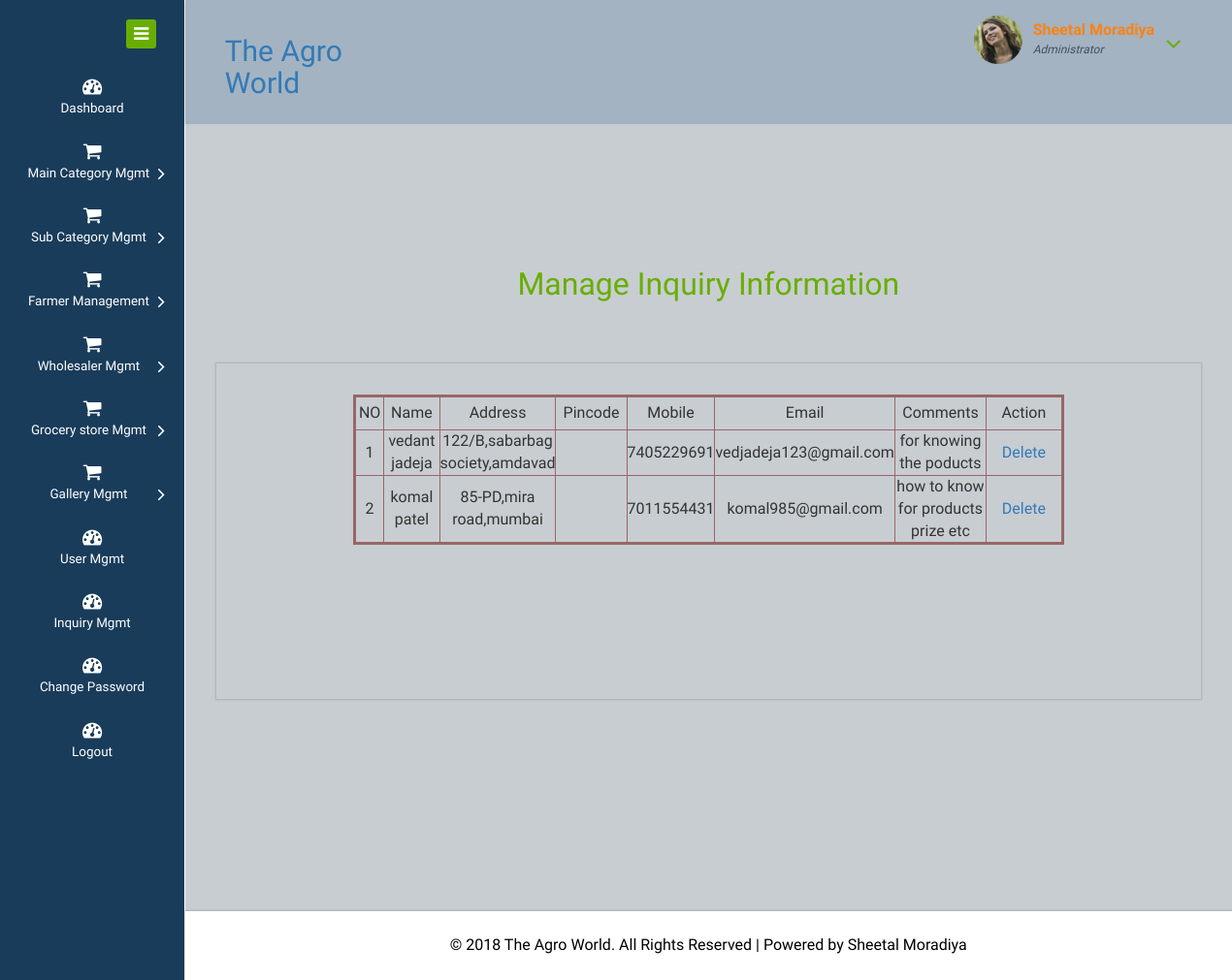
The page /Website/admin/inquiry_mgmt.php (signed in) on the database its author committed.
### tables this page shows
CREATE TABLE IF NOT EXISTS `inquiry_mgmt` (
  `iid` int(11) NOT NULL AUTO_INCREMENT,
  `name` varchar(15) NOT NULL,
  `address` varchar(255) NOT NULL,
  `mobile` varchar(14) NOT NULL,
  `email` varchar(35) NOT NULL,
  `comments` varchar(255) NOT NULL,
  PRIMARY KEY (`iid`)
);

### Website/admin/inquiry_mgmt.php (the view, shortened to what this page needs)
<!DOCTYPE HTML>
<html>
<head>
<link href="css/bootstrap.css" rel="stylesheet" type="text/css" media="all">
<link href="css/style.css" rel="stylesheet" type="text/css" media="all"/>
<link href="css/font-awesome.css" rel="stylesheet">
</head>
<body>
<div class="page-container">
   <div class="left-content">
	   <div class="mother-grid-inner">
				<div class="header-main">
					<div class="header-left">
						<?php include("logo.php") ?>
							<div class="clearfix"> </div>
						 </div>
						 <div class="header-right">
							<?php include("top_menu.php");?>
							<div class="clearfix"> </div>
						</div>
				     <div class="clearfix"> </div>
				</div>
<div class="inner-block">
    <div class="blank">
    	<h2 align="center" class="style1">Manage Inquiry Information </h2>
    	<div class="blankpage-main">
    	  <form name="form1" method="post" action="" id="form1">
    	    <table width="77%" height="80" border="3" align="center" bordercolor="#996666" bgcolor="#66CCCC" >
              <tr>
                <td width="5%" height="35"><div align="center">NO</div></td>
                <td width="9%"><div align="center">Name</div></td>
                <td width="12%"><div align="center">Address</div></td>
                <td width="12%"><div align="center">Pincode</div></td>
                <td width="12%"><div align="center">Mobile</div></td>
                <td width="12%"><div align="center">Email</div></td>
                <td width="15%"><div align="center">Comments</div></td>
                <td colspan="3"><div align="center">Action</div></td>
              </tr>
			  <?php
						$no=1;
						$q=mysql_query("select * from inquiry_mgmt") or die("display Fail");
						while($data=mysql_fetch_array($q))
						{
			?>
              <tr>
                <td><div align="center"><?php echo $no;?></div></td>
                <td><div align="center"><?php echo $data['name'];?></div></td>
                <td><div align="center"><?php echo $data['address'];?></div></td>
                <td><div align="center"><?php echo $data['pincode'];?></div></td>
                <td><div align="center"><?php echo $data['mobile'];?></div></td>
                <td><div align="center"><?php echo $data['email'];?></div></td>
                <td><div align="center"><?php echo $data['comments'];?></div></td>
                <td width="15%"><div align="center"><a href="inquiry_del.php?did=<?php echo $data['iid'];?>" onClick="return fun1();">Delete</a></div></td>
              </tr>
					<?php
							$no++;
						}
					?>
            </table>
            </form>
    	  <p>&nbsp;</p>
    	  <p>&nbsp;</p>
    	  <p>&nbsp;</p>
    	  <p>&nbsp;</p>
    	</div>
    </div>
</div>
<?php include("copyrights.php") ?>
</div>
</div>
    <div class="sidebar-menu">
		  	<div class="logo"> <a href="#" class="sidebar-icon"> <span class="fa fa-bars"></span> </a>  </div>
		    <?php include("menu.php");?>
	 </div>
</div>
</body>
</html>

### rows shown on the page
inquiry_mgmt: name "vedant jadeja", address "122/B,sabarbag society,amdavad", mobile "7405229691", email "vedjadeja123@gmail.com", comments "for knowing the poducts"
inquiry_mgmt: name "komal patel", address "85-PD,mira road,mumbai", mobile "7011554431", email "komal985@gmail.com", comments "how to know for products prize etc"
